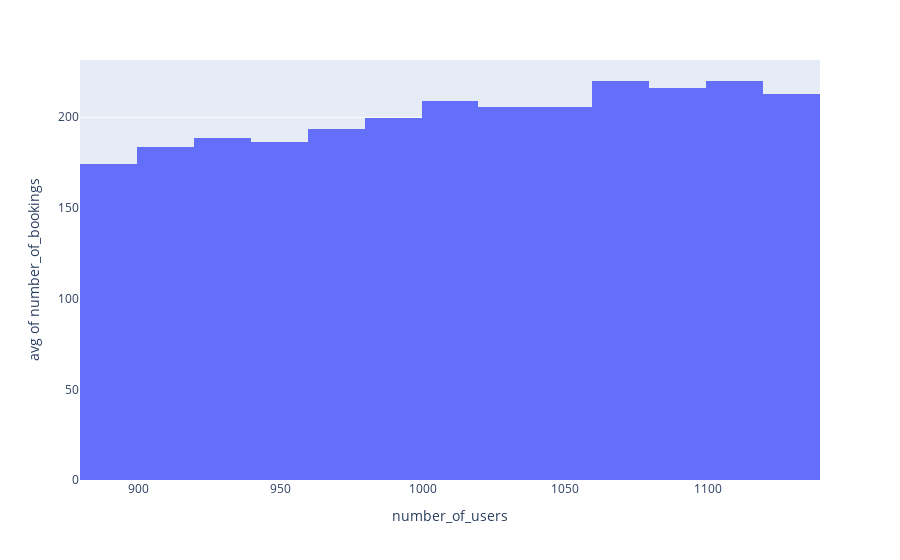

Notebook source saved alongside this figure:
### Markdown cell above
#### Choosing the aggregation function

Suppose we now want to see the average number of bookings vs the number of users (if everything works well, we should see a trend, the higher the number of users, then the higher the number of bookings). We can do this by setting the variable to use in the y axis with the ```y``` argument and we can choose the aggregation function with the ```histfunc``` argument. This is how it will look like:

### Code cell
fig = px.histogram(data_users_dict, x="number_of_users", y='number_of_bookings', histfunc='avg')
fig.show()

### Figure 1 — Plotly figure (JSON) as saved in the notebook; plotly's stock layout.template omitted (floating-point values rounded to 4 significant figures)
{"data": [{"alignmentgroup": "True", "bingroup": "x", "histfunc": "avg", "hovertemplate": "number_of_users=%{x}<br>avg of number_of_bookings=%{y}<extra></extra>", "legendgroup": "", "marker": {"color": "#636efa", "pattern": {"shape": ""}}, "name": "", "offsetgroup": "", "orientation": "v", "showlegend": false, "type": "histogram", "x": [979, 994, 999, 1010, 1016, 973, 973, 979, 927, 993, 976, 939, 937, 1044, 991, 958, 996, 1022, 1017, 1009, 982, 976, 988, 972, 1074, 1052, 1051, 963, 987, 967, 958, 1036, 951, 964, 981, 903, 1098, 989, 1067, 979, 1075, 918, 1015, 975, 956, 986, 925, 901, 1101, 989, 1019, 982, 984, 937, 1070, 999, 984, 945, 937, 1000, 1074, 980, 991, 970, 922, 908, 959, 1046, 1094, 1041, 1035, 1049, 977, 998, 911, 1048, 1002, 978, 1000, 899, 1079, 961, 1000, 952, 896, 1017, 901, 983, 1073, 947, 998, 1009, 1065, 1049, 981, 997, 921, 989, 1017, 1014, 898, 984, 1078, 991, 1049, 977, 963, 1012, 990, 1036, 986, 918, 993, 1037, 979, 1037, 1024, 970, 1134, 1053], "xaxis": "x", "y": [191, 199, 193, 215, 211, 200, 167, 187, 188, 212, 194, 206, 177, 197, 193, 175, 197, 200, 221, 217, 206, 173, 207, 208, 213, 211, 211, 185, 202, 183, 197, 214, 184, 189, 190, 189, 209, 183, 197, 220, 217, 195, 209, 189, 192, 185, 200, 174, 220, 198, 206, 183, 209, 159, 202, 202, 225, 187, 198, 198, 226, 187, 210, 198, 186, 184, 175, 201, 223, 203, 206, 208, 202, 203, 168, 198, 198, 191, 190, 183, 245, 208, 197, 200, 175, 193, 188, 207, 241, 181, 194, 225, 213, 207, 199, 217, 193, 198, 210, 210, 165, 207, 225, 209, 215, 196, 210, 237, 193, 198, 184, 186, 199, 206, 181, 200, 217, 194, 213, 207], "yaxis": "y"}], "layout": {"barmode": "relative", "legend": {"tracegroupgap": 0}, "margin": {"t": 60}, "xaxis": {"anchor": "y", "domain": [0, 1], "title": {"text": "number_of_users"}}, "yaxis": {"anchor": "x", "domain": [0, 1], "title": {"text": "avg of number_of_bookings"}}}}
